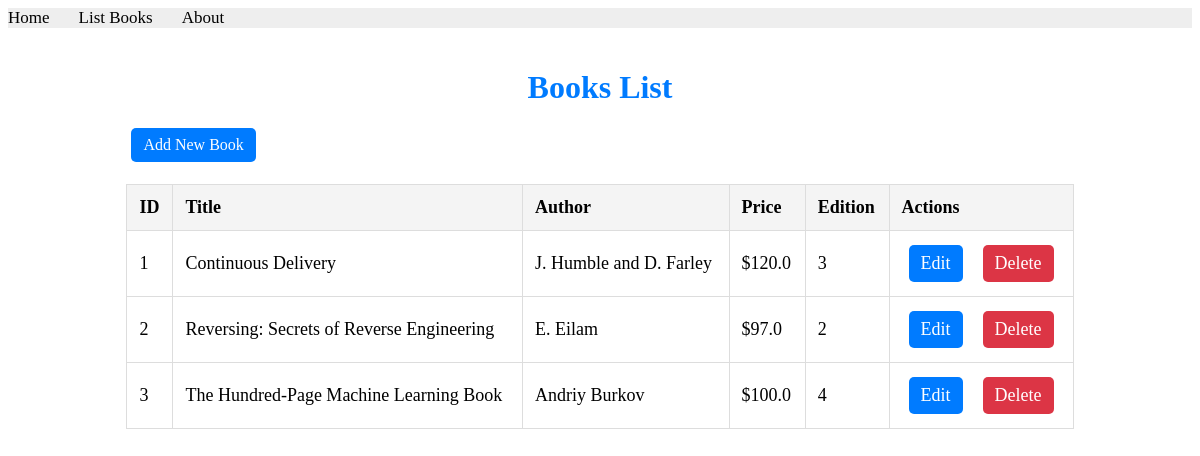
The page /books/lab9_part1/listbooks/ on the database as committed earlier.
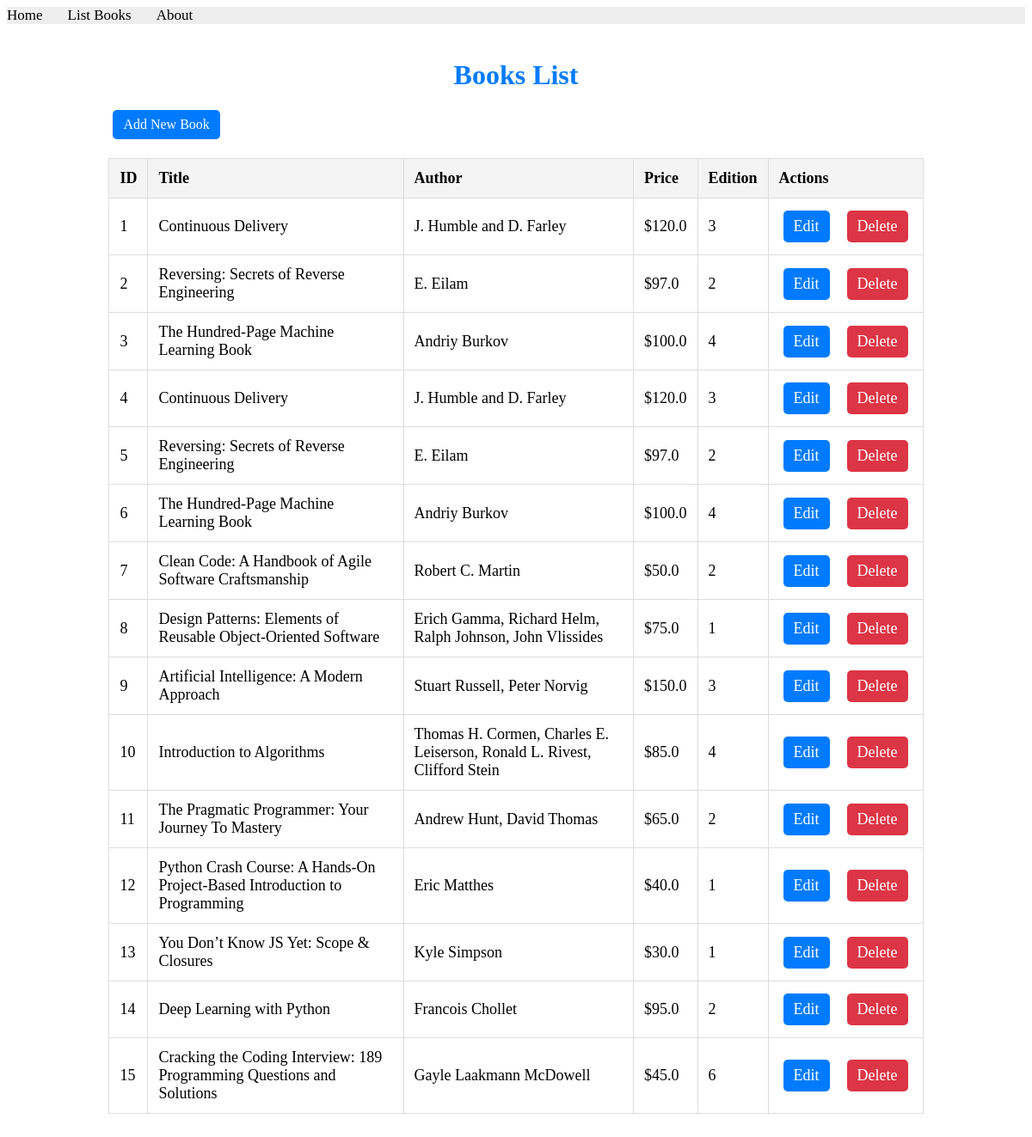
The same page on the database as committed later.
### apps/bookmodule/models.py (models this page shows)
class Book(models.Model):
    title = models.CharField(max_length = 50)
    author = models.CharField(max_length = 50)
    price = models.FloatField(default = 0.0)
    edition = models.SmallIntegerField(default = 1)

### apps/bookmodule/views.py (the view)
# urls.py: path('lab9_part1/listbooks/', views.list_books_crud, name='lab9_part1_listbooks'),
def list_books_crud(request):
    books = Book.objects.all()
    return render(request, 'bookmodule/lab9_part1_listbooks.html', {'books': books})

### apps/templates/bookmodule/lab9_part1_listbooks.html (shortened to what this page needs)
{% extends "bookmodule/layouts/base.html" %}
{% block content %}
<div class="container">
    <h1>Books List</h1>
    <a href="{% url 'lab9_part1_addbook' %}" class="btn btn-success">Add New Book</a>
    <table>
        <thead>
            <tr>
                <th>ID</th>
                <th>Title</th>
                <th>Author</th>
                <th>Price</th>
                <th>Edition</th>
                <th>Actions</th>
            </tr>
        </thead>
        <tbody>
            {% for book in books %}
            <tr>
                <td>{{ book.id }}</td>
                <td>{{ book.title }}</td>
                <td>{{ book.author }}</td>
                <td>${{ book.price }}</td>
                <td>{{ book.edition }}</td>
                <td>
                    <div class="btn-group">
                        <a href="{% url 'lab9_part1_editbook' book.id %}" class="btn">Edit</a>
                        <a href="{% url 'lab9_part1_deletebook' book.id %}" class="btn btn-danger">Delete</a>
                    </div>
                </td>
            </tr>
            {% endfor %}
        </tbody>
    </table>
</div>
{% endblock content %}

Rows that differ between the two databases and show on the page:
added Book: id "4", title "Continuous Delivery", author "J. Humble and D. Farley", price "120.0", edition "3"
added Book: id "5", title "Reversing: Secrets of Reverse Engineering", author "E. Eilam", price "97.0", edition "2"
added Book: id "6", title "The Hundred-Page Machine Learning Book", author "Andriy Burkov", price "100.0", edition "4"
added Book: id "7", title "Clean Code: A Handbook of Agile Software Craftsmanship", author "Robert C. Martin", price "50.0", edition "2"
added Book: id "8", title "Design Patterns: Elements of Reusable Object-Oriented Software", author "Erich Gamma, Richard Helm, Ralph Johnson, John Vlissides", price "75.0", edition "1"
added Book: id "9", title "Artificial Intelligence: A Modern Approach", author "Stuart Russell, Peter Norvig", price "150.0", edition "3"
added Book: id "10", title "Introduction to Algorithms", author "Thomas H. Cormen, Charles E. Leiserson, Ronald L. Rivest, Clifford Stein", price "85.0", edition "4"
added Book: id "11", title "The Pragmatic Programmer: Your Journey To Mastery", author "Andrew Hunt, David Thomas", price "65.0", edition "2"
added Book: id "12", title "Python Crash Course: A Hands-On Project-Based Introduction to Programming", author "Eric Matthes", price "40.0", edition "1"
added Book: id "13", title "You Don’t Know JS Yet: Scope & Closures", author "Kyle Simpson", price "30.0", edition "1"
added Book: id "14", title "Deep Learning with Python", author "Francois Chollet", price "95.0", edition "2"
added Book: id "15", title "Cracking the Coding Interview: 189 Programming Questions and Solutions", author "Gayle Laakmann McDowell", price "45.0", edition "6"
